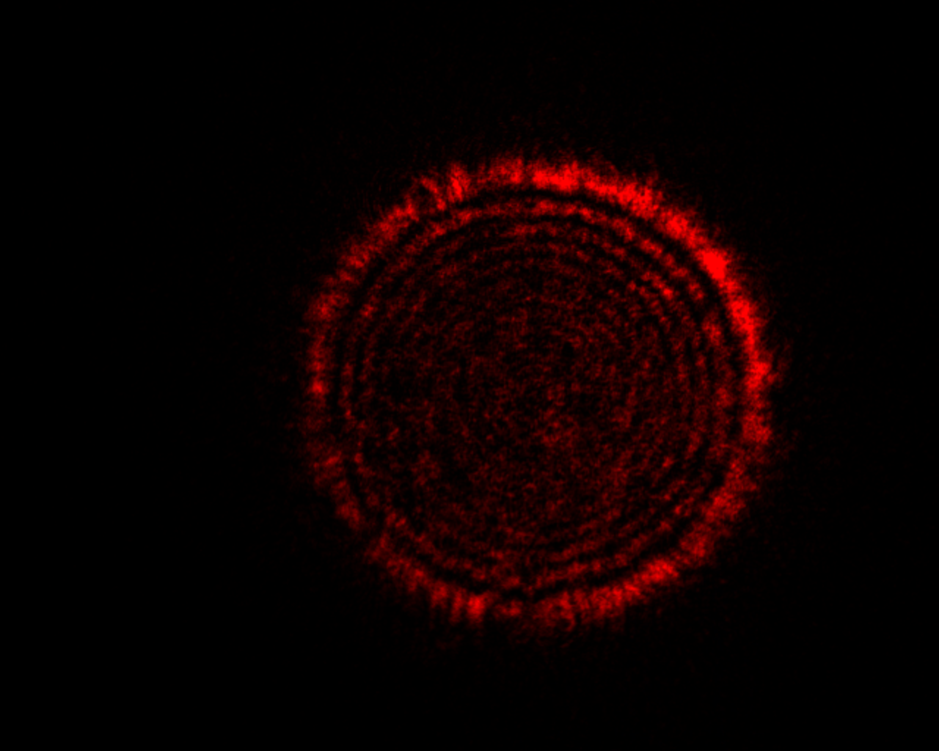
#> input picture Python/CAM/CCDI(45,0).tif, 939 x 751 px, shrunk from 1280 x 1024 before the run; the run also reads 2 pictures not shown here
$ python CamPol_2.py
#> lines starting #> are read from the running program, lines starting #| are printed output that depends on the picture
import numpy as np
import cv2  # OpenCV, por ejemplo
import glob

# 1) Cargar las 4 imágenes corregidas (bias y flat‐field hechos aparte)
#    Suponen que están en formato TIFF o PNG de 16‐bit, pero aquí
#    imaginamos ya corregidas y guardadas en 8‐bit.
I0   = cv2.imread('CCDI(0,0).tif', cv2.IMREAD_UNCHANGED).astype(np.float32)
I45  = cv2.imread('CCDI(45,0).tif', cv2.IMREAD_UNCHANGED).astype(np.float32)
I90  = cv2.imread('CCDI(90,0).tif', cv2.IMREAD_UNCHANGED).astype(np.float32)
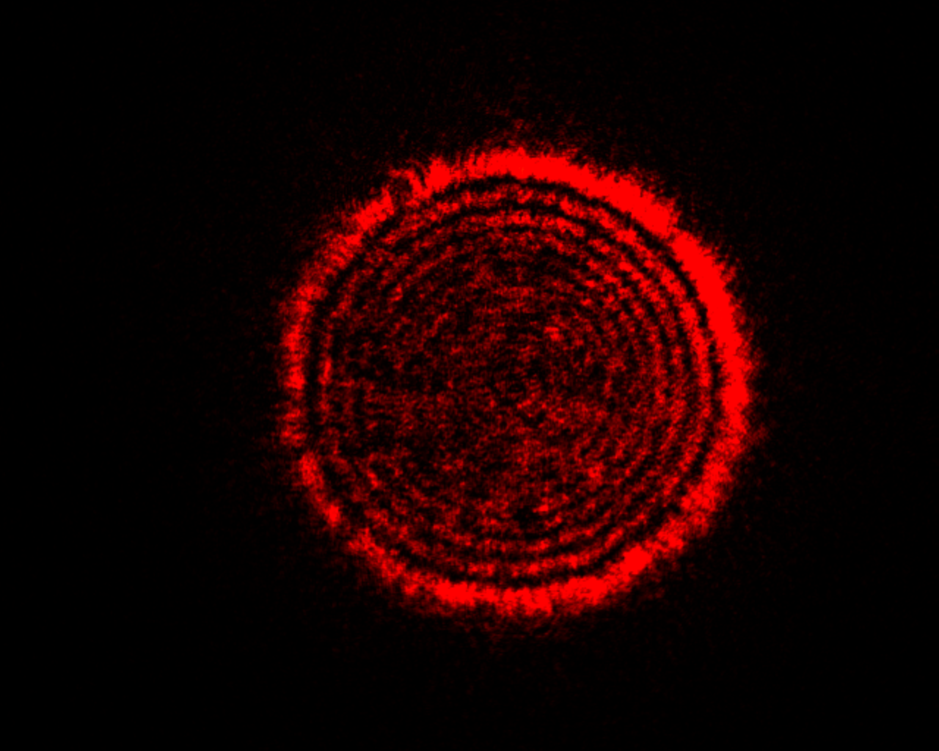
#> input picture Python/CAM/CCDI(90,0).tif, 939 x 751 px, shrunk from 1280 x 1024 before the run
I4590 = cv2.imread('CCDI(45,90).tif', cv2.IMREAD_UNCHANGED).astype(np.float32)

# 2) Calcular Stokes parciales
S0 = I0 + I90
S1 = I0 - I90
S2 = 2*I45 - I0 - I90
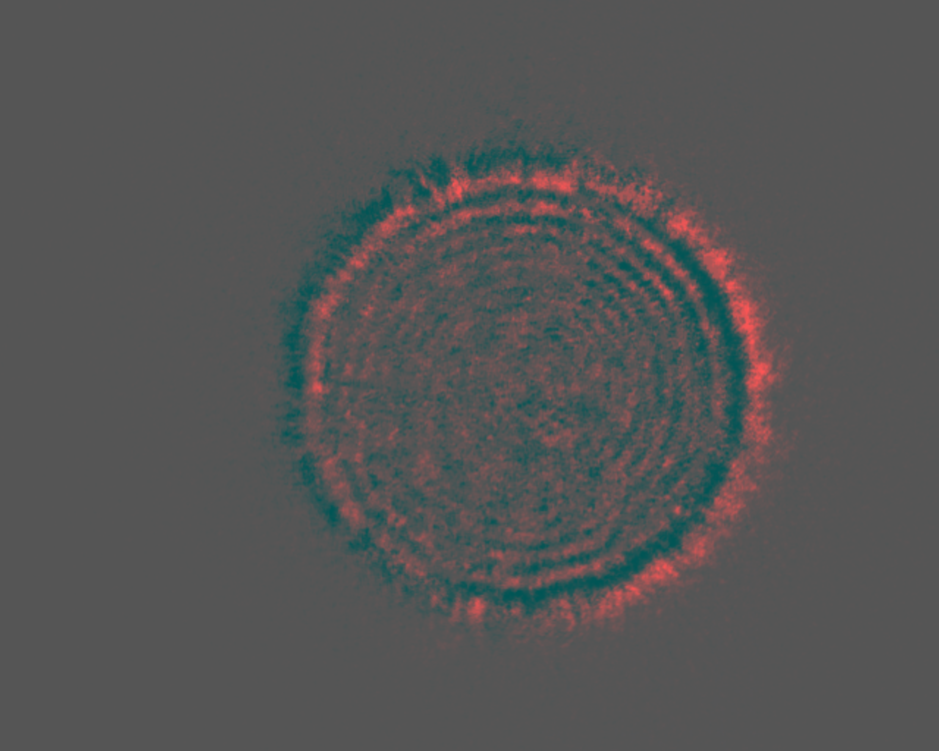
#> S2: shape (751, 939, 4) float32; mean B, G, R, A 0.1, 0, -0.4, 0; drawn with min black and max white
S3 = 2*I4590 - I0 - I90
# 3) Máscara por umbral en S0
threshold = 10.0
mask = (S0 > threshold).astype(np.uint8)

# 4) Evitar división por cero
S0_nonzero = S0.copy()
S0_nonzero[S0 == 0] = 1.0

# 5) Calcular DoLP y AoLP en coma flotante
DoLP = np.sqrt(S1**2 + S2**2 + S3**2) / S0_nonzero
AoLP = 0.5 * np.arctan2(S2, S1)  # en radianes
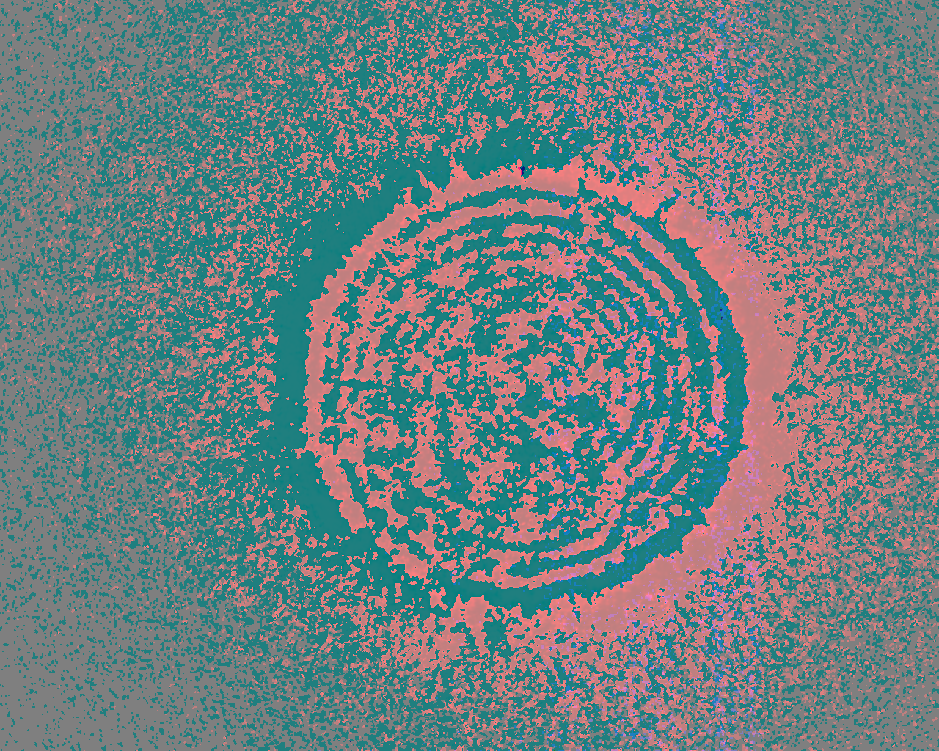
#> AoLP: shape (751, 939, 4) float32; mean B, G, R, A 0.0227, -1.06e-05, -0.213, 0; drawn with min black and max white

# 6) Reescalar para visualizar como 8‐bits
DoLP_8bit = np.clip(255 * DoLP, 0, 255).astype(np.uint8)
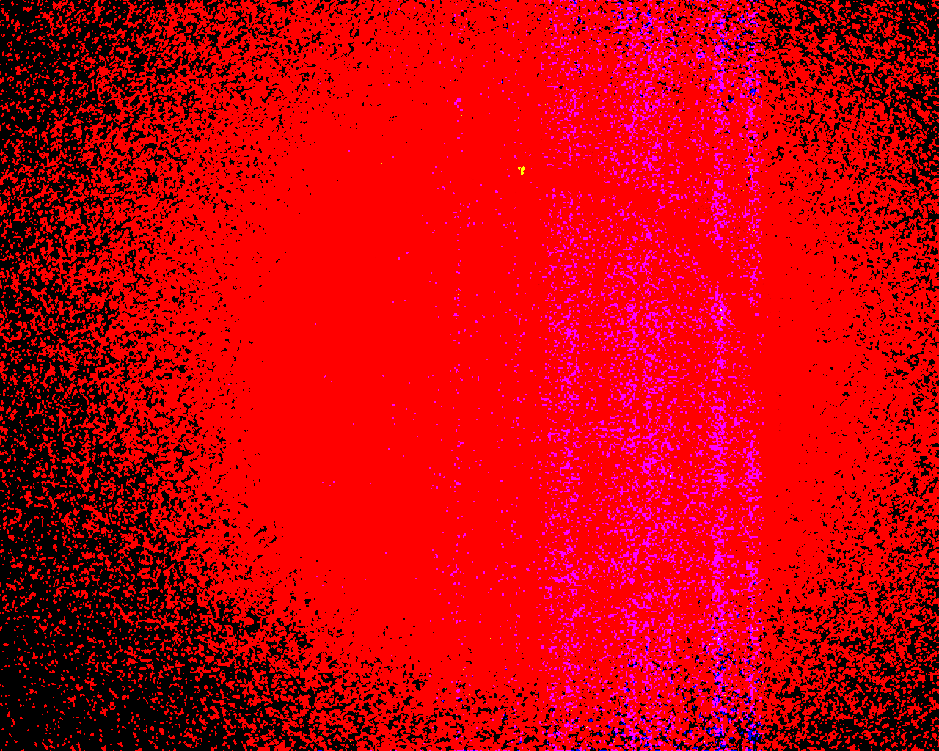
#> DoLP_8bit: shape (751, 939, 4); mean B, G, R, A 11, 0, 200.8, 0
AoLP_deg  = (AoLP * 180.0 / np.pi) % 180.0  # de rad a grados
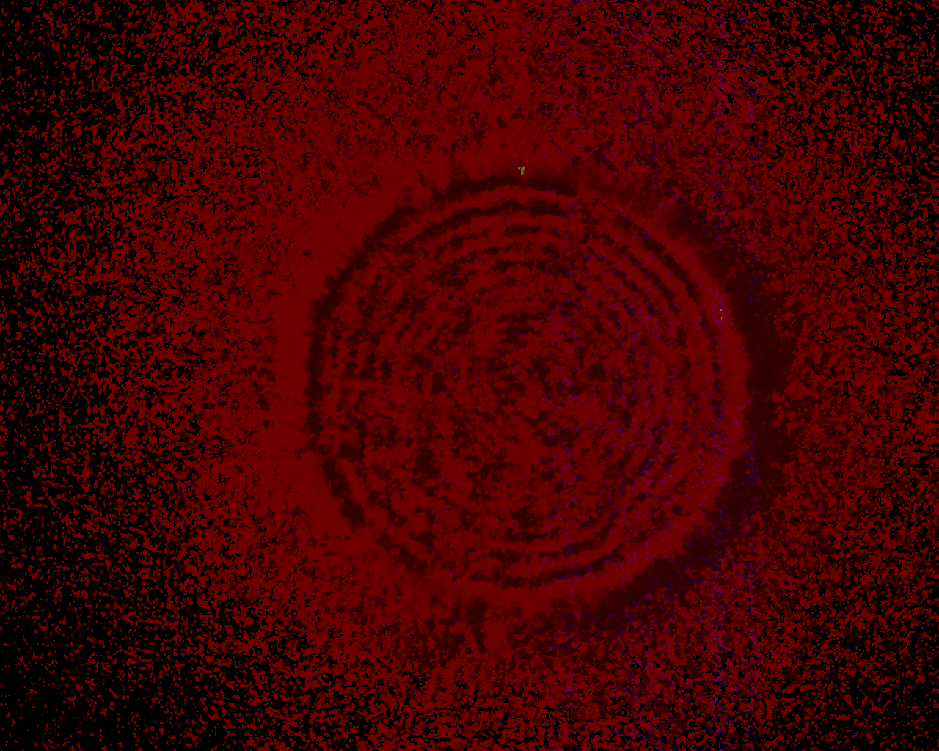
#> AoLP_deg: shape (751, 939, 4) float32; mean B, G, R, A 1.3, 0, 68.2, 0
AoLP_8bit = np.clip(255 * (AoLP_deg / 180.0), 0, 255).astype(np.uint8)

# 7) Aplicar máscara: poner a cero donde mask=0
DoLP_8bit[mask == 0] = 0
AoLP_8bit[mask == 0] = 0
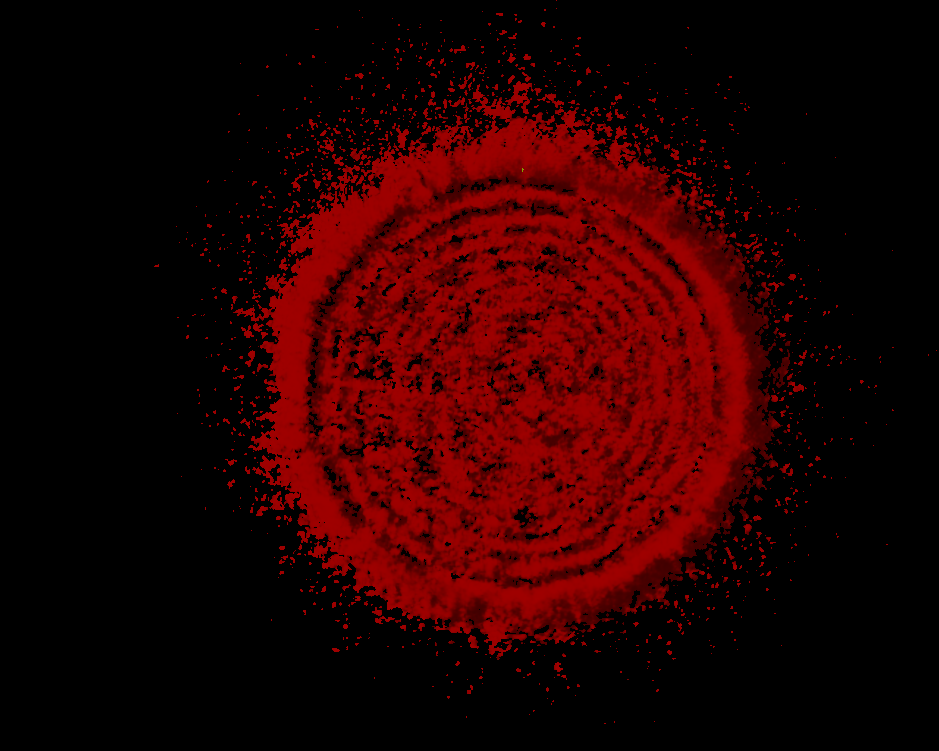
#> AoLP_8bit: shape (751, 939, 4); mean B, G, R, A 0, 0, 37.7, 0

# 8) Guardar resultados
cv2.imwrite('DoLP_map.png', DoLP_8bit)
cv2.imwrite('AoLP_map.png', AoLP_8bit)
cv2.imwrite('Mask.png', mask * 255)
